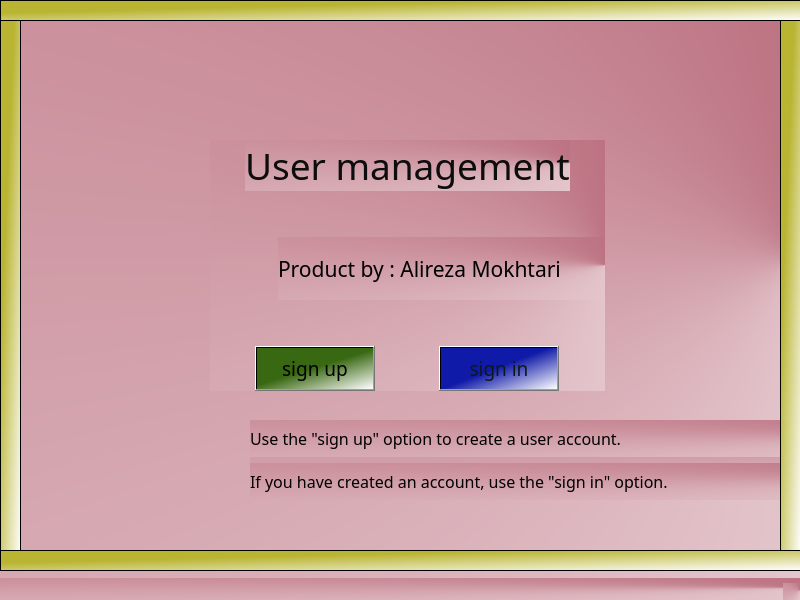
<?xml version="1.0" encoding="UTF-8"?>
<ui version="4.0">
 <class>MainWindow</class>
 <widget class="QMainWindow" name="MainWindow">
  <property name="geometry">
   <rect>
    <x>0</x>
    <y>0</y>
    <width>800</width>
    <height>600</height>
   </rect>
  </property>
  <property name="sizePolicy">
   <sizepolicy hsizetype="Fixed" vsizetype="Fixed">
    <horstretch>0</horstretch>
    <verstretch>0</verstretch>
   </sizepolicy>
  </property>
  <property name="minimumSize">
   <size>
    <width>800</width>
    <height>600</height>
   </size>
  </property>
  <property name="maximumSize">
   <size>
    <width>800</width>
    <height>600</height>
   </size>
  </property>
  <property name="windowTitle">
   <string>MainWindow</string>
  </property>
  <property name="styleSheet">
   <string notr="true">background-color: qconicalgradient(cx:1, cy:0.449, angle:36.4, stop:0 rgba(177, 90, 108, 255), stop:1 rgba(255, 255, 255, 255));</string>
  </property>
  <widget class="QWidget" name="centralwidget">
   <property name="sizePolicy">
    <sizepolicy hsizetype="Preferred" vsizetype="Preferred">
     <horstretch>0</horstretch>
     <verstretch>0</verstretch>
    </sizepolicy>
   </property>
   <widget class="QWidget" name="verticalLayoutWidget">
    <property name="geometry">
     <rect>
      <x>210</x>
      <y>140</y>
      <width>395</width>
      <height>251</height>
     </rect>
    </property>
    <layout class="QVBoxLayout" name="verticalLayout_8">
     <item>
      <layout class="QHBoxLayout" name="horizontalLayout_9">
       <item>
        <widget class="QLabel" name="label">
         <property name="sizePolicy">
          <sizepolicy hsizetype="Fixed" vsizetype="Fixed">
           <horstretch>2</horstretch>
           <verstretch>12</verstretch>
          </sizepolicy>
         </property>
         <property name="font">
          <font>
           <family>Teardrops</family>
           <pointsize>28</pointsize>
          </font>
         </property>
         <property name="cursor">
          <cursorShape>ForbiddenCursor</cursorShape>
         </property>
         <property name="styleSheet">
          <string notr="true">background-color: qconicalgradient(cx:0.5, cy:0.5, angle:0, stop:0 rgba(35, 40, 3, 255), stop:0.16 rgba(136, 106, 22, 255), stop:0.225 rgba(166, 140, 41, 255), stop:0.285 rgba(204, 181, 74, 255), stop:0.345 rgba(235, 219, 102, 255), stop:0.415 rgba(245, 236, 112, 255), stop:0.52 rgba(209, 190, 76, 255), stop:0.57 rgba(187, 156, 51, 255), stop:0.635 rgba(168, 142, 42, 255), stop:0.695 rgba(202, 174, 68, 255), stop:0.75 rgba(218, 202, 86, 255), stop:0.815 rgba(208, 187, 73, 255), stop:0.88 rgba(187, 156, 51, 255), stop:0.935 rgba(137, 108, 26, 255), stop:1 rgba(35, 40, 3, 255));
color: rgb(13, 13, 13);</string>
         </property>
         <property name="text">
          <string>User management</string>
         </property>
        </widget>
       </item>
      </layout>
     </item>
     <item>
      <spacer name="verticalSpacer">
       <property name="orientation">
        <enum>Qt::Orientation::Vertical</enum>
       </property>
       <property name="sizeType">
        <enum>QSizePolicy::Policy::Fixed</enum>
       </property>
       <property name="sizeHint" stdset="0">
        <size>
         <width>20</width>
         <height>40</height>
        </size>
       </property>
      </spacer>
     </item>
     <item>
      <layout class="QHBoxLayout" name="horizontalLayout_8">
       <item>
        <spacer name="horizontalSpacer_2">
         <property name="orientation">
          <enum>Qt::Orientation::Horizontal</enum>
         </property>
         <property name="sizeType">
          <enum>QSizePolicy::Policy::Preferred</enum>
         </property>
         <property name="sizeHint" stdset="0">
          <size>
           <width>68</width>
           <height>30</height>
          </size>
         </property>
        </spacer>
       </item>
       <item>
        <widget class="QLabel" name="label_2">
         <property name="font">
          <font>
           <family>Modern No. 20</family>
           <pointsize>16</pointsize>
          </font>
         </property>
         <property name="cursor">
          <cursorShape>ForbiddenCursor</cursorShape>
         </property>
         <property name="styleSheet">
          <string notr="true">background-color: qconicalgradient(cx:1, cy:0.449, angle:36.4, stop:0 rgba(177, 90, 108, 255), stop:1 rgba(255, 255, 255, 255));</string>
         </property>
         <property name="text">
          <string>Product by : Alireza Mokhtari</string>
         </property>
        </widget>
       </item>
      </layout>
     </item>
     <item>
      <spacer name="verticalSpacer_2">
       <property name="orientation">
        <enum>Qt::Orientation::Vertical</enum>
       </property>
       <property name="sizeType">
        <enum>QSizePolicy::Policy::Fixed</enum>
       </property>
       <property name="sizeHint" stdset="0">
        <size>
         <width>20</width>
         <height>40</height>
        </size>
       </property>
      </spacer>
     </item>
     <item>
      <layout class="QHBoxLayout" name="horizontalLayout_10">
       <item>
        <layout class="QHBoxLayout" name="horizontalLayout_11">
         <item>
          <widget class="QPushButton" name="pushButton">
           <property name="sizePolicy">
            <sizepolicy hsizetype="Maximum" vsizetype="Fixed">
             <horstretch>2</horstretch>
             <verstretch>0</verstretch>
            </sizepolicy>
           </property>
           <property name="maximumSize">
            <size>
             <width>120</width>
             <height>45</height>
            </size>
           </property>
           <property name="font">
            <font>
             <family>Modern No. 20</family>
             <pointsize>14</pointsize>
            </font>
           </property>
           <property name="cursor">
            <cursorShape>PointingHandCursor</cursorShape>
           </property>
           <property name="styleSheet">
            <string notr="true">background-color: qlineargradient(spread:pad, x1:0.519, y1:0.454, x2:1, y2:1, stop:0 rgba(57, 104, 18, 255), stop:1 rgba(255, 255, 255, 255));</string>
           </property>
           <property name="text">
            <string>sign up</string>
           </property>
          </widget>
         </item>
        </layout>
       </item>
       <item>
        <spacer name="horizontalSpacer">
         <property name="orientation">
          <enum>Qt::Orientation::Horizontal</enum>
         </property>
         <property name="sizeType">
          <enum>QSizePolicy::Policy::Fixed</enum>
         </property>
         <property name="sizeHint" stdset="0">
          <size>
           <width>13</width>
           <height>20</height>
          </size>
         </property>
        </spacer>
       </item>
       <item>
        <layout class="QHBoxLayout" name="horizontalLayout_12">
         <item>
          <widget class="QPushButton" name="pushButton_2">
           <property name="sizePolicy">
            <sizepolicy hsizetype="Fixed" vsizetype="Fixed">
             <horstretch>0</horstretch>
             <verstretch>0</verstretch>
            </sizepolicy>
           </property>
           <property name="minimumSize">
            <size>
             <width>0</width>
             <height>0</height>
            </size>
           </property>
           <property name="maximumSize">
            <size>
             <width>120</width>
             <height>45</height>
            </size>
           </property>
           <property name="font">
            <font>
             <family>Modern No. 20</family>
             <pointsize>14</pointsize>
            </font>
           </property>
           <property name="cursor">
            <cursorShape>PointingHandCursor</cursorShape>
           </property>
           <property name="styleSheet">
            <string notr="true">background-color: qlineargradient(spread:pad, x1:0.462, y1:0.505591, x2:1, y2:1, stop:0 rgba(16, 26, 168, 255), stop:1 rgba(255, 255, 255, 255));
color: rgb(14, 24, 25);</string>
           </property>
           <property name="text">
            <string>sign in</string>
           </property>
          </widget>
         </item>
        </layout>
       </item>
      </layout>
     </item>
    </layout>
   </widget>
   <widget class="QWidget" name="verticalLayoutWidget_2">
    <property name="geometry">
     <rect>
      <x>250</x>
      <y>420</y>
      <width>691</width>
      <height>80</height>
     </rect>
    </property>
    <layout class="QVBoxLayout" name="verticalLayout_9">
     <item>
      <widget class="QLabel" name="label_3">
       <property name="font">
        <font>
         <family>Modern No. 20</family>
         <pointsize>12</pointsize>
        </font>
       </property>
       <property name="cursor">
        <cursorShape>ForbiddenCursor</cursorShape>
       </property>
       <property name="text">
        <string>Use the &quot;sign up&quot; option to create a user account.</string>
       </property>
      </widget>
     </item>
     <item>
      <layout class="QVBoxLayout" name="verticalLayout_10">
       <item>
        <widget class="QLabel" name="label_4">
         <property name="font">
          <font>
           <family>Modern No. 20</family>
           <pointsize>12</pointsize>
          </font>
         </property>
         <property name="cursor">
          <cursorShape>ForbiddenCursor</cursorShape>
         </property>
         <property name="text">
          <string>If you have created an account, use the &quot;sign in&quot; option.</string>
         </property>
        </widget>
       </item>
      </layout>
     </item>
    </layout>
   </widget>
   <widget class="QFrame" name="frame">
    <property name="geometry">
     <rect>
      <x>0</x>
      <y>0</y>
      <width>801</width>
      <height>21</height>
     </rect>
    </property>
    <property name="styleSheet">
     <string notr="true">background-color: qlineargradient(spread:pad, x1:0.356, y1:0.289773, x2:1, y2:1, stop:0 rgba(185, 180, 49, 255), stop:1 rgba(255, 255, 255, 255));</string>
    </property>
    <property name="frameShape">
     <enum>QFrame::Shape::StyledPanel</enum>
    </property>
    <property name="frameShadow">
     <enum>QFrame::Shadow::Raised</enum>
    </property>
   </widget>
   <widget class="QFrame" name="frame_3">
    <property name="geometry">
     <rect>
      <x>0</x>
      <y>20</y>
      <width>21</width>
      <height>531</height>
     </rect>
    </property>
    <property name="styleSheet">
     <string notr="true">background-color: qlineargradient(spread:pad, x1:0.356, y1:0.289773, x2:1, y2:1, stop:0 rgba(185, 180, 49, 255), stop:1 rgba(255, 255, 255, 255));</string>
    </property>
    <property name="frameShape">
     <enum>QFrame::Shape::StyledPanel</enum>
    </property>
    <property name="frameShadow">
     <enum>QFrame::Shadow::Raised</enum>
    </property>
   </widget>
   <widget class="QFrame" name="frame_2">
    <property name="geometry">
     <rect>
      <x>0</x>
      <y>550</y>
      <width>801</width>
      <height>21</height>
     </rect>
    </property>
    <property name="styleSheet">
     <string notr="true">background-color: qlineargradient(spread:pad, x1:0.356, y1:0.289773, x2:1, y2:1, stop:0 rgba(185, 180, 49, 255), stop:1 rgba(255, 255, 255, 255));</string>
    </property>
    <property name="frameShape">
     <enum>QFrame::Shape::StyledPanel</enum>
    </property>
    <property name="frameShadow">
     <enum>QFrame::Shadow::Raised</enum>
    </property>
   </widget>
   <widget class="QFrame" name="frame_4">
    <property name="geometry">
     <rect>
      <x>780</x>
      <y>20</y>
      <width>21</width>
      <height>531</height>
     </rect>
    </property>
    <property name="styleSheet">
     <string notr="true">background-color: qlineargradient(spread:pad, x1:0.356, y1:0.289773, x2:1, y2:1, stop:0 rgba(185, 180, 49, 255), stop:1 rgba(255, 255, 255, 255));</string>
    </property>
    <property name="frameShape">
     <enum>QFrame::Shape::StyledPanel</enum>
    </property>
    <property name="frameShadow">
     <enum>QFrame::Shadow::Raised</enum>
    </property>
   </widget>
  </widget>
  <widget class="QStatusBar" name="statusbar"/>
 </widget>
 <resources/>
 <connections/>
</ui>
